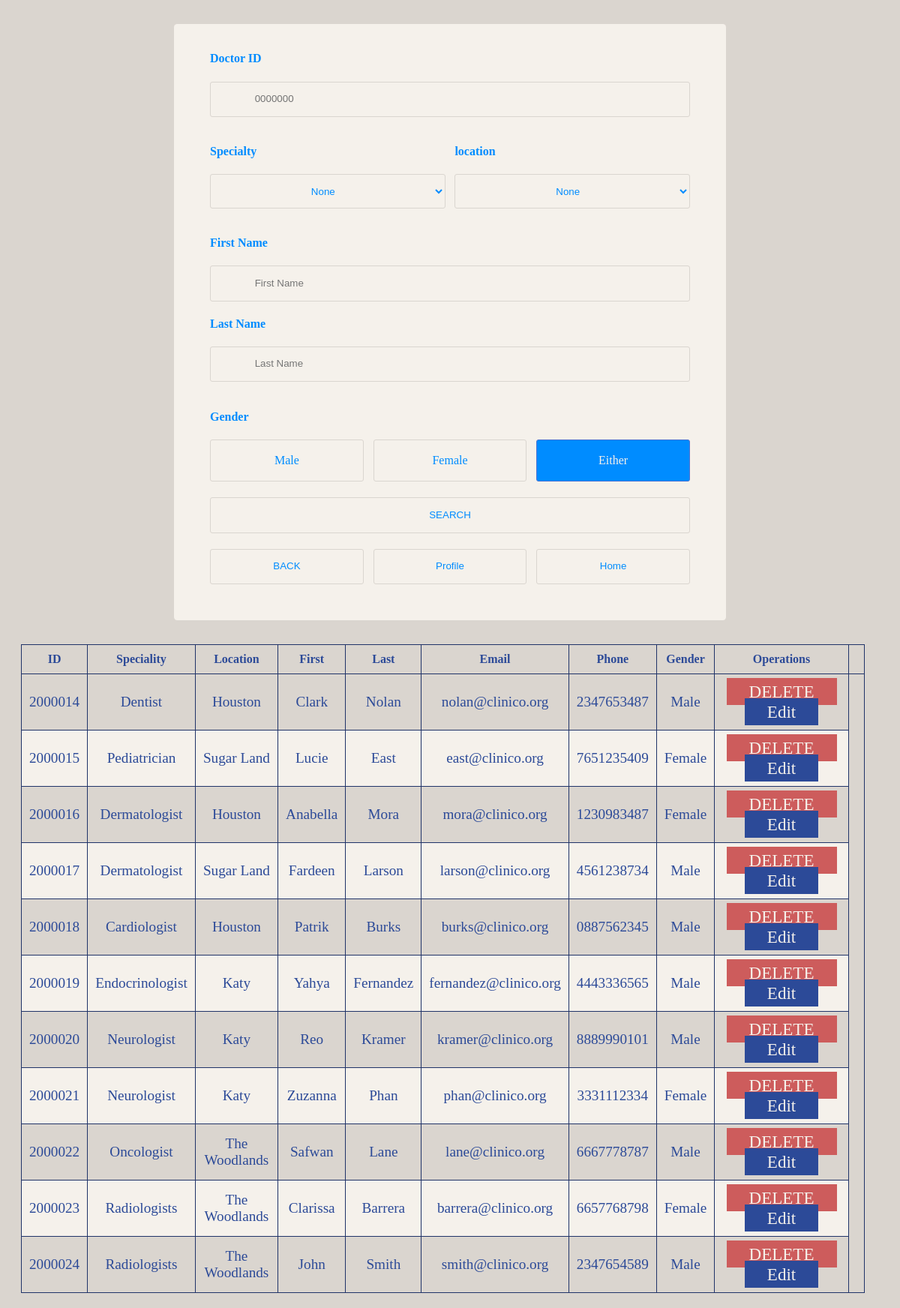
Page /backend/DoctorDataReport.php on the committed database.
### tables this page shows
CREATE TABLE `doctor` (
  `Doc_ID` int NOT NULL AUTO_INCREMENT,
  `Doc_Spec` varchar(45) NOT NULL,
  `Doc_Location` varchar(45) DEFAULT NULL,
  `Doc_First` varchar(45) NOT NULL,
  `Doc_M_Init` varchar(45) DEFAULT NULL,
  `Doc_Last` varchar(45) NOT NULL,
  `Doc_Email` varchar(45) NOT NULL,
  `Doc_Phone` varchar(45) DEFAULT NULL,
  `Doc_Gender` varchar(45) NOT NULL,
  `Doc_DOB` date NOT NULL,
  `Doc_Street_Addr` varchar(45) NOT NULL,
  `Doc_City_Addr` varchar(45) NOT NULL,
  `Doc_State_Addr` varchar(45) NOT NULL,
  `Doc_Zip_Addr` int NOT NULL,
  `Doc_Password` varchar(45) DEFAULT NULL,
  PRIMARY KEY (`Doc_ID`),
  UNIQUE KEY `Doc_ID_UNIQUE` (`Doc_ID`)
);

### backend/DoctorDataReport.php (the view, shortened to what this page needs)
<?php
    $dbhost = getenv("DBHOST");
    $dbuser = getenv("DBUSER");
    $dbpass = getenv("DBPASS");
    $dbname = getenv("DBNAME");
    $link = mysqli_connect($dbhost, $dbuser, $dbpass) or die("Unable to Connect to '$dbhost'");
    mysqli_select_db($link, $dbname) or die("Could not open the db '$dbname'");
    if (isset($_GET['submit']))
    {
        $ID = $_GET['ID'];
        $Spec = $_GET['Spec'];
        $FName = $_GET['Fname'];
        $Location = $_GET['Location'];
        $Lname = $_GET['Lname'];
        $Gender = $_GET['gender'];
        $DOB = "";
        $Mname = "";
        if ($ID != '' ||$Spec != '' ||$FName != '' ||$Location != '' ||$Lname != '' ||$Gender != '' )
        {
            $select = "SELECT * FROM doctor WHERE Doc_ID = '$ID' or Doc_Spec LIKE '$Spec' or Doc_Gender = '$Gender' or Doc_First LIKE '$FName' or Doc_Location LIKE '$Location' or Doc_Last LIKE '$Lname'  ";
        }else{
            $select = "SELECT * FROM doctor";
        }
    }else{
        $select = "SELECT * FROM doctor";
    }
    $query = mysqli_query($link,$select);
?>
<html>
    <head>
        <link rel="stylesheet" href="/index/styles/show_patients.css">
        <link rel="stylesheet" href="/index/styles/form.css">
    </head>
<body>
    <div class="container-form12">
        <form action = "/backend/DoctorDataReport.php" method  = "GET">
        <div class="row">
            <h4>Doctor ID</h4>
                <div class="input-group input-group-icon">
                    <input type = "text" placeholder="0000000" name="ID" value = ""/>
                    <div class="input-icon"></div>
                </div>
                <div class="input-group">
                    <div class="col-half">
                        <h4>Specialty</h4>
                        <div class="input-group input-group-icon">
                        <select id="width" name="Spec" >
                            <option value="" selected> None</option>
                            </select>
                        </div>
                    </div>
                    <div class="col-half">
                        <h4>location</h4>
                        <div class="input-group input-group-icon">
                        <select id="width" name="Location" >
                            <option value="" selected> None</option>
                            </select>
                        </div>
                    </div>
                </div>
            <h4>First Name</h4>
            <div class="input-group input-group-icon">
                <input type = "text" placeholder="First Name" name="Fname" value = ""/>
                <div class="input-icon"></div>
            </div>
            <h4>Last Name</h4>
                <div class="input-group input-group-icon">
                    <input type = "text" placeholder="Last Name" name="Lname" value = ""/>
                    <div class="input-icon"></div>
                </div>
        </div>
            <div class="row">
                <h4 style="float: left;">Gender &#160<h4 style="color: blue;">&nbsp</h4></h4>
                <div class="input-group">
                    <div class="col-third">
                        <label id="width" for="gender-male">Male</label>
                    </div>
                    <div class="col-third">
                        <label  id="width" class="float-right" for="gender-female">Female</label>
                    </div>
                    <div class="col-third">
                        <label id="width" class="float-right" for="either">Either</label>
                    </div>
                </div>
            </div>
            <div >
                <div >
                <input  class="button2" type='submit' name='submit' value='SEARCH'/>
                </div>
            </div>
        </form>
        <div>
            <form>
            <div class="input-group">
                <div class="col-third">
                    <input class="button2" type="button" value="BACK" onclick="history.back()">
                </div>
                <div class="col-third">
                    <input class="button2" type="button" onclick="location.href='/index/OA_profile.php?'" value="Profile" />
                </div>
                <div class="col-third">
                    <input class="button2" type="button" onclick="location.href='/index/home.php?'" value="Home" />
                </div>
            </div>
            </form>
        </div>
    </div>
    <div>
        <table border="1" cellpadding="0">
            <thead>
                <tr>
                    <th>ID </th>
                    <th>Speciality </th>
                    <th>Location </th>
                    <th>First </th>
                    <th>Last </th>
                    <th>Email </th>
                    <th>Phone</th>
                    <th>Gender</th>
                    <th> Operations <th>
                </tr>
            </thead>
            <tbody>
                <?php
                $num=mysqli_num_rows($query);
                if ($num>0) {
                    while ($result=mysqli_fetch_assoc($query)) {
                        echo "
                            <tr>
                                <td>".$result['Doc_ID']." </td>
                                <td> ".$result['Doc_Spec']." </td>
                                <td> ".$result['Doc_Location']." </td>
                                <td> ".$result['Doc_First']." </td>
                                <td> ".$result['Doc_Last']." </td>
                                <td> ".$result['Doc_Email']." </td>
                                <td> ".$result['Doc_Phone']." </td>
                                <td> ".$result['Doc_Gender']." </td>
                                <td>
                                <a href='/backend/DoctorDataReport.php?Per_ID=".$result['Doc_ID']." 'class='deny btn'>DELETE</a>
                                <a href='/backend/edit_doctor.php?Per_ID=".$result['Doc_ID']." 'class='btn'>Edit</a>
                                </td>
                            </tr>
                        ";
                    }
                }else{
                     ?>
                        <tr>
                            <td> NO RECORDS </td>
                        </tr>
                    <?php
                }
                ?>
            </tbody>
        </table>
</body>

### index/styles/show_patients.css (style rules this page uses)
:root { --shadow: 0px 0px 5px 5px rgba(0, 0, 0, 0.199); --lighter: #F5F1EB; --light: #dad5cf; --mid: #9FCDFC; --main: #008CFF; --accent: #4C72D2; --dark: #2C4A98; --darker: #203368; --green: #138808; --red: #CD5C5C; }
table { margin: 20px; border-collapse: collapse; width: 95%; border: 1px solid var(--darker); }
table th { color: var(--dark); padding: 10px; }
table td { padding: 10px; color: var(--dark); font-size: 1.2em; text-align: center; }
.btn { background: var(--dark); color: var(--lighter); font-size: 1.2em; padding: 5px 30px; text-decoration: none; }
.deny { background: var(--red); }
tr:nth-child(even) { background-color: var(--lighter); }

### index/styles/form.css (style rules this page uses)
body { padding: 0; background-color: var(--light); }
:root { --shadow: 0px 0px 5px 5px rgba(0, 0, 0, 0.199); --lighter: #F5F1EB; --light: #dad5cf; --mid: #9FCDFC; --main: #008CFF; --accent: #4C72D2; --dark: #2C4A98; --darker: #203368; --nav-width: 225px; }
.row h4 { color: var(--main); }
input, input[type="radio"] + label, input[type="checkbox"] + label:before, select option, select { box-sizing: border-box; width: 100%; padding: 1em; line-height: 1.4; background-color: var(--lighter); border: 1px solid var(--light); border-radius: 3px; -webkit-transition: 200ms ease-in-out; -moz-transition: 200ms ease-in-out; -o-transition: 200ms ease-in-out; transition: 200ms ease-in-out; transition: all 200ms ease-in-out; }
input[type="radio"] + label, select { color: var(--main); display: inline-block; width: 49%; text-align: center; border-radius: 0; }
input[type="radio"] + label:first-of-type { border-top-left-radius: 3px; border-bottom-left-radius: 3px; }
input[type="radio"] + label:last-of-type { border-top-right-radius: 3px; border-bottom-right-radius: 3px; }
input[type="radio"]:checked + label, input:checked + label:before, select:focus, select:active { background-color: var(--main); color: var(--lighter); border-color: var(--accent); }
input:checked + label:after { opacity: 1; }
select { height: 3.4em; line-height: 2; }
select:first-of-type { border-top-left-radius: 3px; border-bottom-left-radius: 3px; }
select:last-of-type { border-top-right-radius: 3px; border-bottom-right-radius: 3px; }
select option { background-color: var(--main); color: var(--lighter); }
.input-group { margin-bottom: 1em; zoom: 1; }
.float-right { float: right; }
.input-group:before, .input-group:after { content: ""; display: table; }
.input-group:after { clear: both; }
.input-group-icon { position: relative; }
.input-group-icon input { padding-left: 4.4em; }
.input-group-icon .input-icon { position: absolute; top: 0; left: 0; width: 3.4em; height: 3.4em; line-height: 3.4em; text-align: center; pointer-events: none; }
.container-form12 { max-width: 40em; padding: 1em 3em 2em 3em; margin: 2em auto; background-color: var(--lighter); border-radius: 4.2px; }
.row { zoom: 1; }
.row:before, .row:after { content: ""; display: table; }
.row:after { clear: both; }
.col-half { margin-right: 2%; float: left; width: 49%; }
.col-half:last-of-type { margin-right: 0; }
.col-third { margin-right: 2%; float: left; width: 32%; }
.col-third:last-of-type { margin-right: 0; }
.button2 { color: var(--main); margin-top: 5px; }
#width { width: 100%; }

### rows in the picture
doctor: Doc_ID "2000014", Doc_Spec "Dentist", Doc_Location "Houston", Doc_First "Clark", Doc_Last "Nolan", Doc_Email "nolan@clinico.org", Doc_Phone "2347653487", Doc_Gender "Male"
doctor: Doc_ID "2000015", Doc_Spec "Pediatrician", Doc_Location "Sugar Land", Doc_First "Lucie", Doc_Last "East", Doc_Email "east@clinico.org", Doc_Phone "7651235409", Doc_Gender "Female"
doctor: Doc_ID "2000016", Doc_Spec "Dermatologist", Doc_Location "Houston", Doc_First "Anabella", Doc_Last "Mora", Doc_Email "mora@clinico.org", Doc_Phone "1230983487", Doc_Gender "Female"
doctor: Doc_ID "2000017", Doc_Spec "Dermatologist", Doc_Location "Sugar Land", Doc_First "Fardeen", Doc_Last "Larson", Doc_Email "larson@clinico.org", Doc_Phone "4561238734", Doc_Gender "Male"
doctor: Doc_ID "2000018", Doc_Spec "Cardiologist", Doc_Location "Houston", Doc_First "Patrik", Doc_Last "Burks", Doc_Email "burks@clinico.org", Doc_Phone "0887562345", Doc_Gender "Male"
doctor: Doc_ID "2000019", Doc_Spec "Endocrinologist", Doc_Location "Katy", Doc_First "Yahya", Doc_Last "Fernandez", Doc_Email "fernandez@clinico.org", Doc_Phone "4443336565", Doc_Gender "Male"
doctor: Doc_ID "2000020", Doc_Spec "Neurologist", Doc_Location "Katy", Doc_First "Reo", Doc_Last "Kramer", Doc_Email "kramer@clinico.org", Doc_Phone "8889990101", Doc_Gender "Male"
doctor: Doc_ID "2000021", Doc_Spec "Neurologist", Doc_Location "Katy", Doc_First "Zuzanna", Doc_Last "Phan", Doc_Email "phan@clinico.org", Doc_Phone "3331112334", Doc_Gender "Female"
doctor: Doc_ID "2000022", Doc_Spec "Oncologist", Doc_Location "The Woodlands", Doc_First "Safwan", Doc_Last "Lane", Doc_Email "lane@clinico.org", Doc_Phone "6667778787", Doc_Gender "Male"
doctor: Doc_ID "2000023", Doc_Spec "Radiologists", Doc_Location "The Woodlands", Doc_First "Clarissa", Doc_Last "Barrera", Doc_Email "barrera@clinico.org", Doc_Phone "6657768798", Doc_Gender "Female"
doctor: Doc_ID "2000024", Doc_Spec "Radiologists", Doc_Location "The Woodlands", Doc_First "John", Doc_Last "Smith", Doc_Email "smith@clinico.org", Doc_Phone "2347654589", Doc_Gender "Male"
